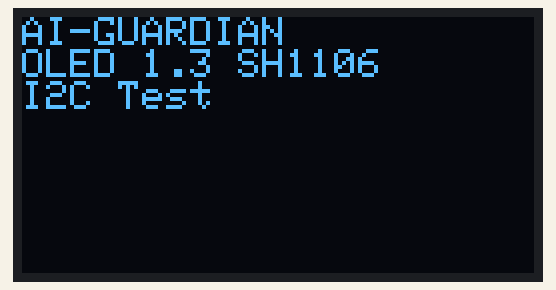
Simulated run of this sketch. Board: ESP32. Parts: 128×64 one-colour display. The display library's start-up logo is not drawn; what the sketch prints to the serial monitor is not drawn.

Above: at 2.1 s.
At 4.2 s:
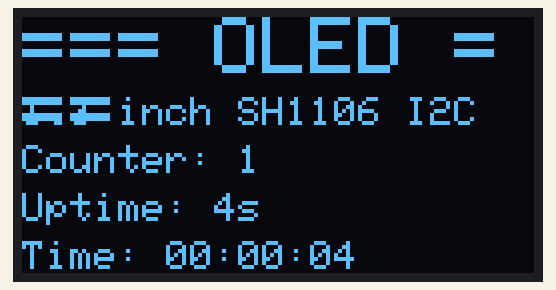
At 8.2 s:
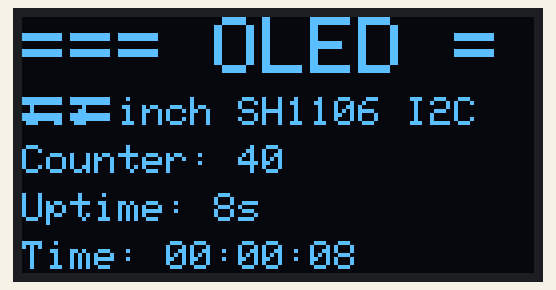
At 12.2 s:
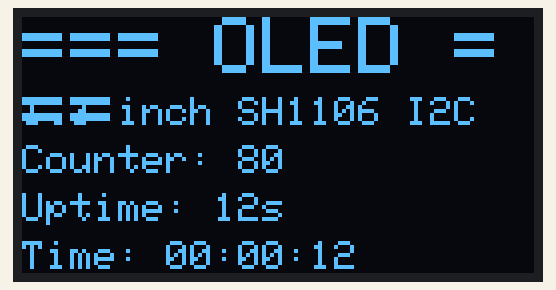
At 21.2 s:
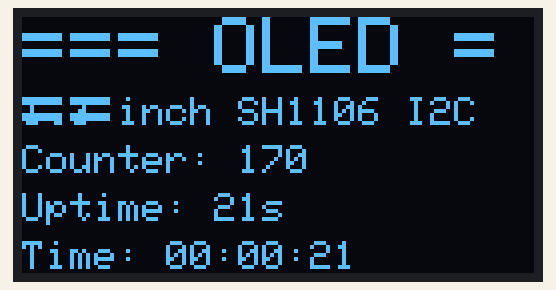
At 38.2 s:
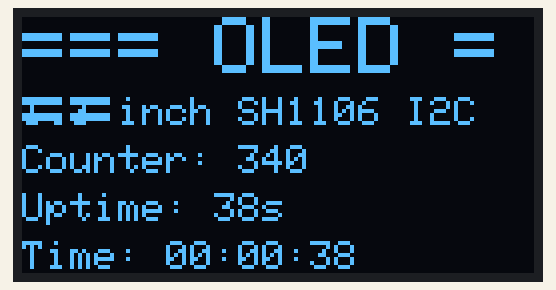

The sketch:

test_10_oled.ino
```cpp
// ============================================================
// TEST 10: MAN HINH OLED 1.3 INCH I2C (SH1106)
// ============================================================
// Cam bien: SH1106 1.3" OLED
// Giao tiep: I2C (SDA=IO21, SCL=IO22)
// Dia chi I2C: 0x3C
// Thu vien: Adafruit GFX + Adafruit SH110X
// ============================================================

#include <Arduino.h>
#include <Wire.h>
#include <Adafruit_GFX.h>
#include <Adafruit_SH110X.h>
#include "config.h"

#define SCREEN_WIDTH 128
#define SCREEN_HEIGHT 64
#define OLED_RESET -1
Adafruit_SH1106G display = Adafruit_SH1106G(SCREEN_WIDTH, SCREEN_HEIGHT, &Wire, OLED_RESET);

unsigned long lastDisplayUpdate = 0;
unsigned long lastCounterUpdate = 0;
unsigned long oledUpdateInterval = OLED_UPDATE_INTERVAL;
int demoCounter = 0;

void oledSetup() {
    Serial.println("=== TEST 10: OLED 1.3 inch SH1106 I2C ===");
    Serial.print("SDA pin: "); Serial.println(OLED_SDA_PIN);
    Serial.print("SCL pin: "); Serial.println(OLED_SCL_PIN);
    Serial.print("I2C address: 0x"); Serial.println(OLED_I2C_ADDR, HEX);
    Serial.println("Khoi tao I2C...");

    Wire.begin(OLED_SDA_PIN, OLED_SCL_PIN);

    Serial.println("Khoi tao OLED...");
    if (!display.begin(OLED_I2C_ADDR, true)) {
        Serial.println("[LOI] Khong ket noi duoc OLED!");
        Serial.println("Kiem tra: VCC(3.3V), GND, SDA->IO21, SCL->IO22, Dia chi=0x3C");
        while (1) {
            delay(1000);
        }
    }

    Serial.println("[OK] OLED khoi dong!");
    display.display();
    delay(1500);
    display.clearDisplay();
    display.setTextSize(OLED_TEXT_SIZE);
    display.setTextColor(SH110X_WHITE);

    display.setCursor(0, 0);
    display.println("AI-GUARDIAN");
    display.println("OLED 1.3 SH1106");
    display.println("I2C Test");
    display.display();
    delay(2000);

    Serial.println("[OK] OLED san sang!");
    Serial.println();
}

void oledLoop() {
    unsigned long now = millis();

    if (now - lastCounterUpdate >= 100) {
        lastCounterUpdate = now;
        demoCounter++;
    }

    if (now - lastDisplayUpdate >= oledUpdateInterval) {
        lastDisplayUpdate = now;

        display.clearDisplay();

        display.setTextSize(2);
        display.setCursor(0, 0);
        display.println("=== OLED ===");

        display.setTextSize(1);

        display.setCursor(0, 20);
        display.println("1.3 inch SH1106 I2C");

        display.setCursor(0, 32);
        display.print("Counter: ");
        display.println(demoCounter);

        display.setCursor(0, 44);
        unsigned long uptimeSec = now / 1000;
        display.print("Uptime: ");
        display.print(uptimeSec);
        display.println("s");

        display.setCursor(0, 56);
        unsigned long sec = (now / 1000) % 60;
        unsigned long min = (now / 60000) % 60;
        unsigned long hr = (now / 3600000) % 24;
        char timeBuf[16];
        sprintf(timeBuf, "%02lu:%02lu:%02lu", hr, min, sec);
        display.print("Time: ");
        display.println(timeBuf);

        display.display();
    }
}

void setup() {
    Serial.begin(SERIAL_BAUD);
    delay(500);
    Serial.println();
    Serial.println("===========================================");
    Serial.println("  TEST 10: MAN HINH OLED 1.3 INCH SH1106");
    Serial.println("===========================================");
    Serial.println();
    oledSetup();
}

void loop() {
    oledLoop();
}
```

config.h
```cpp
// ============================================================
// CAU HINH CHUNG - TEST CAM BIEN ESP32 NodeMCU-32S
// ============================================================
// Chu y: Chi can thay doi cau hinh o day de phu hop voi board
// ============================================================

#ifndef CONFIG_H
#define CONFIG_H

// ========== WIFI ==========
#define WIFI_SSID "Hoang Quan"
#define WIFI_PASSWORD "hoangquan@@"

// ========== MQTT ==========
#define MQTT_SERVER "192.168.1.100"
#define MQTT_PORT 1883
#define MQTT_USER "mqtt_user"
#define MQTT_PASSWORD "mqtt_password"
#define MQTT_CLIENT_ID "ESP32_Sensor_Test"
#define MQTT_TOPIC "test/sensor"

// ========== SERIAL DEBUG ==========
#define SERIAL_BAUD 115200

// ========== GPIO PINS ==========
// --- DHT11 (Nhiet do / Do am) ---
#define DHT_PIN 32
#define DHT_TYPE DHT11

// --- PMS5003 (Bu PM2.5) ---
#define PMS_TX_PIN 17
#define PMS_RX_PIN 16

// --- MQ-2 (Khoi / Gas) ---
#define MQ2_PIN 33
#define MQ2_ANA_PIN 33
#define MQ2_D0_PIN 4
#define RL_VALUE 5.0
#define RO_CLEAN_AIR_FACTOR 9.83

// --- Leak Sensor (Ro nuoc) ---
#define LEAK_PIN 34
#define LEAK_LED_PIN 2

// --- ACS712 (Ro dien 30A) ---
#define ACS712_PIN 35
#define ACS712_SENSITIVITY 0.066  // 30A model: 66mV/A
#define ACS712_VCC 3.3

// --- HC-SR501 (Chuyen dong) ---
#define PIR_PIN 26
#define PIR_LED_PIN 25

// --- Reed Switch (Cua mo) ---
#define REED_PIN 27
#define REED_LED_PIN 33

// --- Voltage Divider AC ---
#define AC_VOLTAGE_PIN 36
#define AC_R1 100000.0
#define AC_R2 10000.0
#define AC_CALIBRATION 1.0

// --- Voltage Divider UPS ---
#define UPS_VOLTAGE_PIN 39
#define UPS_R1 100000.0
#define UPS_R2 10000.0
#define UPS_CALIBRATION 1.0

// --- OLED 1.3" SH1106 I2C ---
#define OLED_SDA_PIN 21
#define OLED_SCL_PIN 22
#define OLED_I2C_ADDR 0x3C
#define OLED_TEXT_SIZE 1
#define OLED_LED_PIN 4

// ========== ADC SETTINGS ==========
#define ADC_ATTEN ADC_ATTEN_DB_11    // 0-3.3V
#define ADC_WIDTH ADC_WIDTH_BIT_12   // 12-bit

// ========== NGƯỠNG CẢNH BÁO ==========
#define TEMP_MAX 45.0
#define TEMP_MIN 10.0
#define HUMIDITY_MAX 95.0
#define HUMIDITY_MIN 20.0
#define PM25_MAX 35.0
#define GAS_THRESHOLD 300
#define AC_VOLTAGE_MIN 200.0
#define AC_VOLTAGE_MAX 250.0
#define UPS_VOLTAGE_MIN 11.0
#define UPS_VOLTAGE_MAX 13.8

// ========== TIMING ==========
#define DHT_READ_INTERVAL 2000       // ms
#define PMS_READ_INTERVAL 1000       // ms
#define MQ2_READ_INTERVAL 500        // ms
#define OLED_UPDATE_INTERVAL 1000    // ms

#endif
```

Measured:
- what the display in image 0 shows lasts 2.0 s, from 2.1 s to 4.1 s
- what the display in image 1 shows lasts 1.0 s, from 4.1 s to 5.1 s
